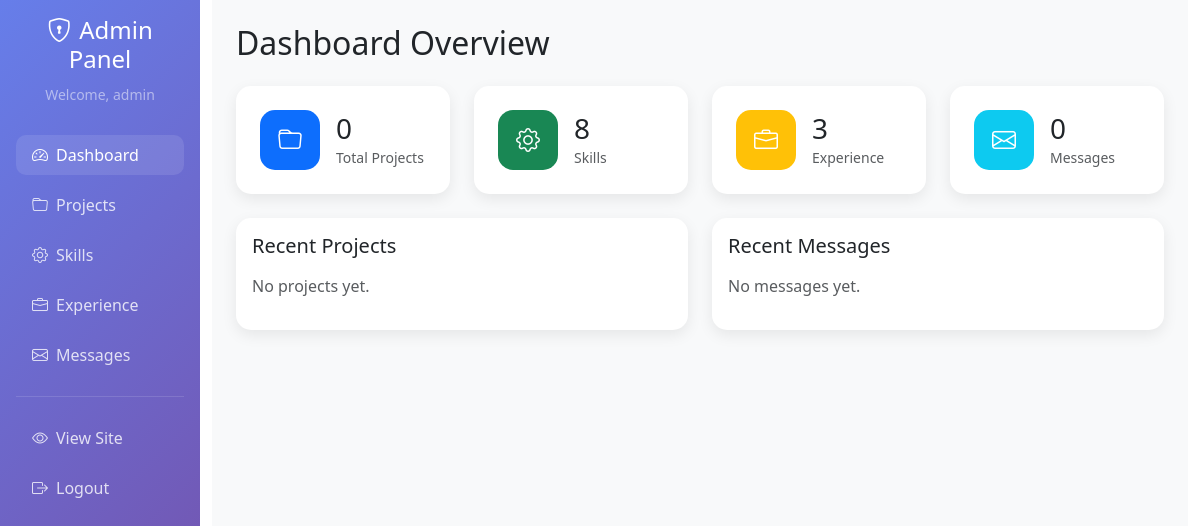
The app's page /admin/dashboard (signed in), older data.
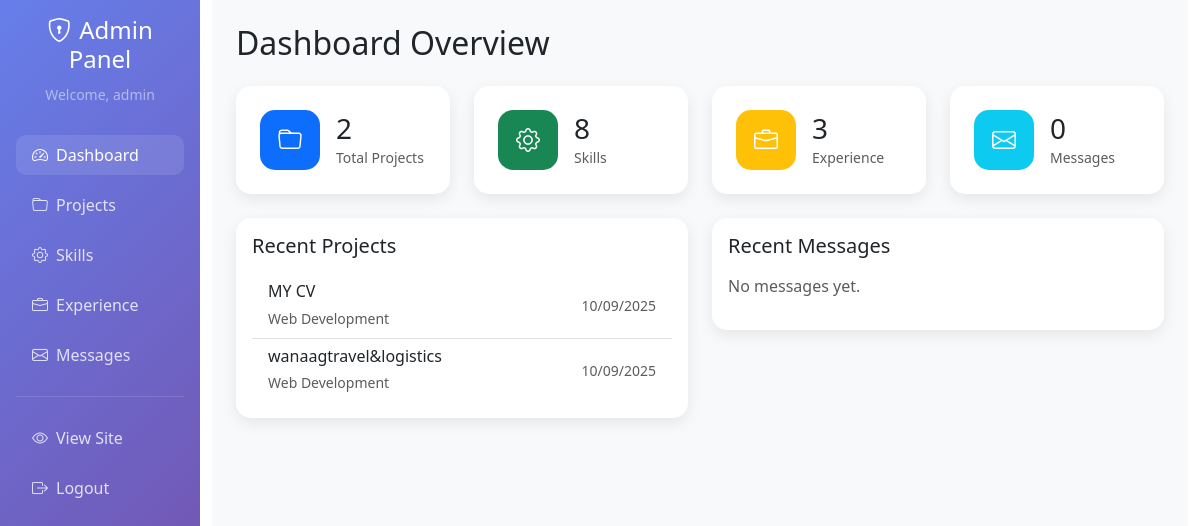
The same page, newer data.
### app.py (models this page shows)
class Project(db.Model):
    id = db.Column(db.Integer, primary_key=True)
    title = db.Column(db.String(200), nullable=False)
    description = db.Column(db.Text, nullable=False)
    long_description = db.Column(db.Text)
    category = db.Column(db.String(100), nullable=False)
    image_url = db.Column(db.String(200))
    project_url = db.Column(db.String(200))
    github_url = db.Column(db.String(200))
    _technologies = db.Column('technologies', db.Text)  # JSON string
    featured = db.Column(db.Boolean, default=False)
    created_at = db.Column(db.DateTime, default=datetime.utcnow)
    updated_at = db.Column(db.DateTime, default=datetime.utcnow, onupdate=datetime.utcnow)
    @property
    def technologies(self):
        """Get technologies as a list"""
        if self._technologies:
            try:
                return json.loads(self._technologies)
            except:
                return []
        return []
    @technologies.setter
    def technologies(self, value):
        """Set technologies from a list"""
        if isinstance(value, list):
            self._technologies = json.dumps(value)
        else:
            self._technologies = value

### app.py (the view)
@app.route('/admin/dashboard')
def admin_dashboard():
    if 'admin_logged_in' not in session:
        return redirect(url_for('admin_login'))
    projects_count = Project.query.count()
    skills_count = Skill.query.count()
    experiences_count = Experience.query.count()
    contacts_count = Message.query.count()
    unread_contacts = Message.query.filter_by(read=False).count()
    recent_projects = Project.query.order_by(Project.created_at.desc()).limit(5).all()
    recent_contacts = Message.query.order_by(Message.created_at.desc()).limit(5).all()
    return render_template('admin/dashboard.html',
                         projects_count=projects_count,
                         skills_count=skills_count,
                         experiences_count=experiences_count,
                         contacts_count=contacts_count,
                         unread_contacts=unread_contacts,
                         recent_projects=recent_projects,
                         recent_contacts=recent_contacts)

### templates/admin/dashboard.html (shortened to what the changed rows need)
<!DOCTYPE html>
<html lang="en">
<head>
    <link href="https://cdn.jsdelivr.net/npm/bootstrap@5.3.0/dist/css/bootstrap.min.css" rel="stylesheet">
    <link href="https://cdn.jsdelivr.net/npm/bootstrap-icons@1.10.0/font/bootstrap-icons.css" rel="stylesheet">
</head>
<body>
    <div class="container-fluid">
        <div class="row">
            <div class="col-md-9 col-lg-10">
                <div class="main-content p-4">
                    <div class="tab-content">
                        <div class="tab-pane fade show active" id="dashboard">
                            <h2 class="mb-4">Dashboard Overview</h2>
                            <div class="row g-4 mb-4">
                                <div class="col-md-3">
                                    <div class="stat-card">
                                        <div class="d-flex align-items-center">
                                            <div>
                                                <h3 class="mb-0">{{ projects_count }}</h3>
                                                <small class="text-muted">Total Projects</small>
                                            </div>
                                        </div>
                                    </div>
                                </div>
                            </div>
                            <div class="row">
                                <div class="col-md-6">
                                    <div class="table-card p-3">
                                        <h5 class="mb-3">Recent Projects</h5>
                                        {% if recent_projects %}
                                        <div class="list-group list-group-flush">
                                            {% for project in recent_projects %}
                                            <div class="list-group-item d-flex justify-content-between align-items-center">
                                                <div>
                                                    <h6 class="mb-1">{{ project.title }}</h6>
                                                    <small class="text-muted">{{ project.category }}</small>
                                                </div>
                                                <small class="text-muted">{{ project.created_at.strftime('%m/%d/%Y') }}</small>
                                            </div>
                                            {% endfor %}
                                        </div>
                                        {% else %}
                                        <p class="text-muted">No projects yet.</p>
                                        {% endif %}
                                    </div>
                                </div>
                            </div>
                        </div>
                    </div>
                </div>
            </div>
        </div>
    </div>
</body>
</html>

Row changes from the older to the newer data that the page shows:
added Project: title "MY CV", category "Web Development", created_at "10/09/2025"
added Project: title "wanaagtravel&logistics", category "Web Development", created_at "10/09/2025"
Text that changed along with them:
{{ projects_count }}: "0" → "2"
text no longer shown: "No projects yet."
